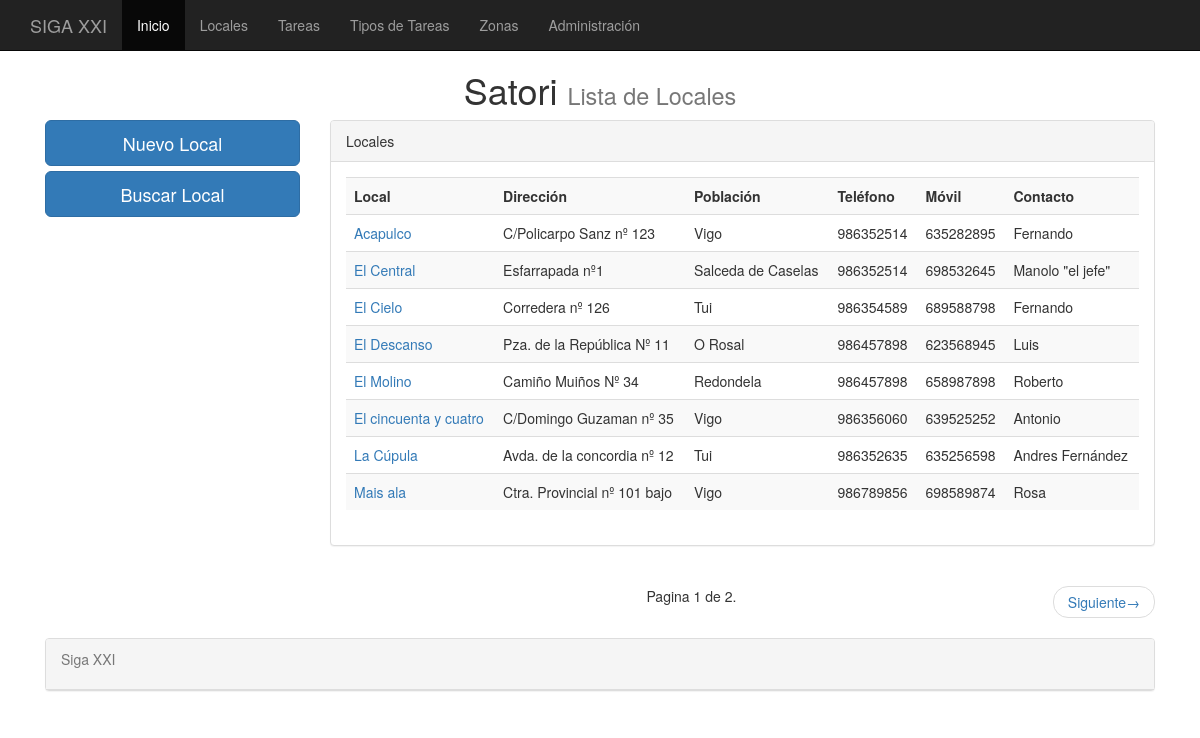
The page /locales/ on the database its author committed.
### cafe/models.py (models this page shows, shortened)
class locales(models.Model):
    local = models.CharField(max_length=75)
    telefono = models.CharField(max_length=15)
    movil = models.CharField(max_length=15)
    correo = models.EmailField()
    contacto = models.CharField(max_length=75)
    direccion = models.CharField(max_length=100)
    codigo_postal = models.CharField(max_length=7)
    poblacion = models.CharField(max_length=100)
    provincia = models.CharField(max_length=100)
    zona = models.ForeignKey(zonas, default=None, null=True, blank=True)
    maquina = models.CharField(max_length=100)
    modelo = models.CharField(max_length=100)
    centralita = models.CharField(max_length=100)
    fecha_alta = models.DateTimeField(default=datetime.now, blank=True)
    fecha_ultima = models.DateTimeField(default=datetime.now, blank=True)
    es_siga = models.BooleanField(null=False, blank=True)
    observaciones = models.TextField(default=None, null=True)
    class Meta:
	    verbose_name_plural = "locales"

### cafe/views.py (the view)
# urls.py: url(r'^locales/', ListaLocales.as_view(), name='ListaLocales'),
class ListaLocales(ListView):
    queryset = locales.objects.order_by('local')
    context_object_name = 'locales'
    paginate_by = 8

### templates/cafe/locales_list.html (shortened to what this page needs)
{% extends "base.html" %}
{%   load   staticfiles   %}
{% block titulo %}
Lista de Locales
{% endblock %}
{% block content %}
<row>
	<div class="col-md-3">
		<a href="/paciente/agregar" class="btn btn-primary btn-lg btn-block">Nuevo Local</a>
		<a href="/pacientes_buscar" class="btn btn-primary btn-lg btn-block">Buscar Local</a>
	</div>
	<div class="col-md-9" >
		<div class="panel panel-default">
			<div class="panel-heading">Locales</div>
			<div class ="panel-body">
				{% if object_list %}
				<div class="table-responsive">
				<table class="table table-striped">
					<th>Local</th>
					<th>Dirección</th>
					<th>Población</th>
					<th>Teléfono</th>
					<th>Móvil</th>
					<th>Contacto</th>
          {% for locales  in object_list %}
						<tr>
                       <td><a href="/locales_detalle/{{locales.id}}/"><spam class="text text-primary">{{ locales.local}}</spam></a></td>
							<td>{{ locales.direccion }}</td>
							<td>{{ locales.poblacion }}</td>
							<td>{{ locales.telefono }}</td>
							<td>{{ locales.movil }}</td>
							<td>{{ locales.contacto }}</td>
						</tr>
					{% endfor %}
				  </table>
				</div>
		    {% else %}
        	<p class="text-warning">No hay locales para hoy.</p>
        {% endif %}
			</div>
		</div>
	</div>
</row>
<row>
	<div class="col-md-9 col-md-offset-3">
		<nav>
			<ul class="pager">
				<li> Pagina {{ page_obj.number }} de {{ paginator.num_pages }}.</li>
				{% if page_obj.has_next %}
				<li class="next"><a href="?page={{ page_obj.next_page_number }}">Siguiente<spam aria-hideen="true">&rarr;</spam></a></li>
				{%endif%}
			</ul>
		</nav>
	</div>
</row>
{% endblock %}

### rows shown on the page
locales: local "Acapulco", direccion "C/Policarpo Sanz nº 123", poblacion "Vigo", telefono "986352514", movil "635282895", contacto "Fernando"
locales: local "El Central", direccion "Esfarrapada nº1", poblacion "Salceda de Caselas", telefono "986352514", movil "698532645", contacto "Manolo \"el jefe\""
locales: local "El Cielo", direccion "Corredera nº 126", poblacion "Tui", telefono "986354589", movil "689588798", contacto "Fernando"
locales: local "El Descanso", direccion "Pza. de la República Nº 11", poblacion "O Rosal", telefono "986457898", movil "623568945", contacto "Luis"
locales: local "El Molino", direccion "Camiño Muiños Nº 34", poblacion "Redondela", telefono "986457898", movil "658987898", contacto "Roberto"
locales: local "El cincuenta y cuatro", direccion "C/Domingo Guzaman nº 35", poblacion "Vigo", telefono "986356060", movil "639525252", contacto "Antonio"
locales: local "La Cúpula", direccion "Avda. de la concordia nº 12", poblacion "Tui", telefono "986352635", movil "635256598", contacto "Andres Fernández"
locales: local "Mais ala", direccion "Ctra. Provincial nº 101 bajo", poblacion "Vigo", telefono "986789856", movil "698589874", contacto "Rosa"

### other values the page prints
{{ page_obj.number }} "1"
{{ paginator.num_pages }} "2"
